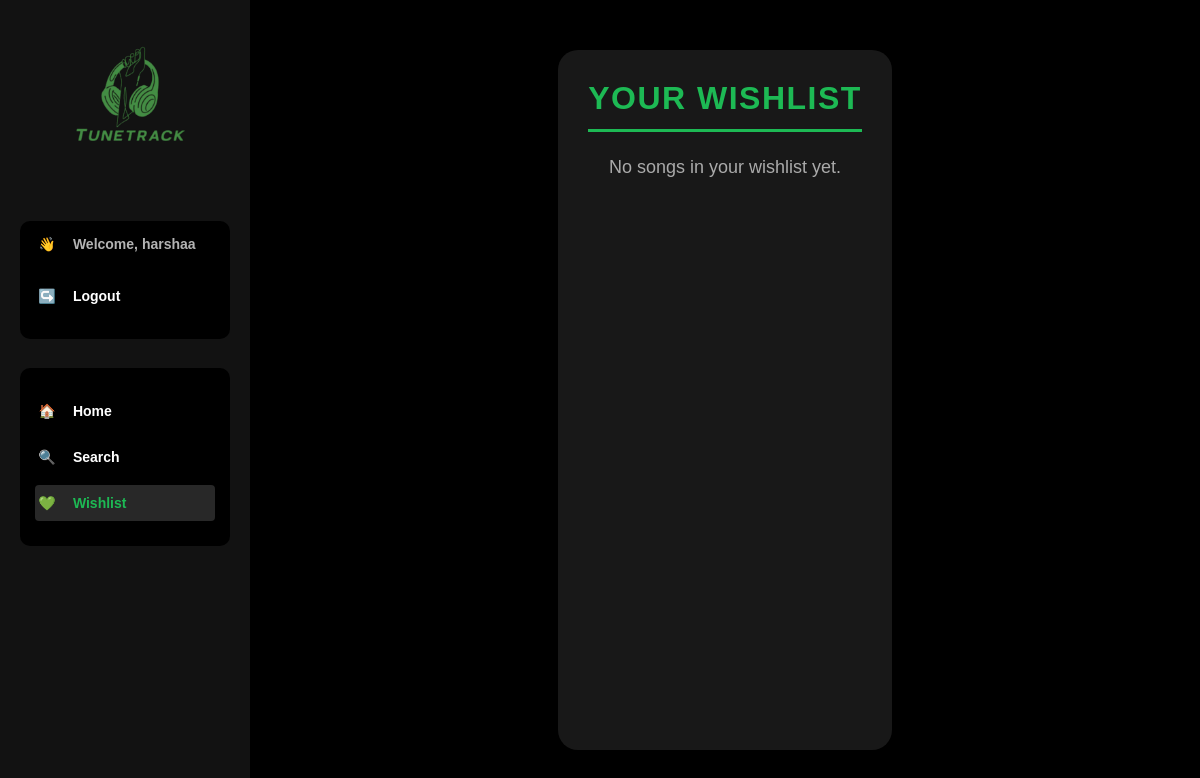
The app's page /wishlist/ (signed in), older data.
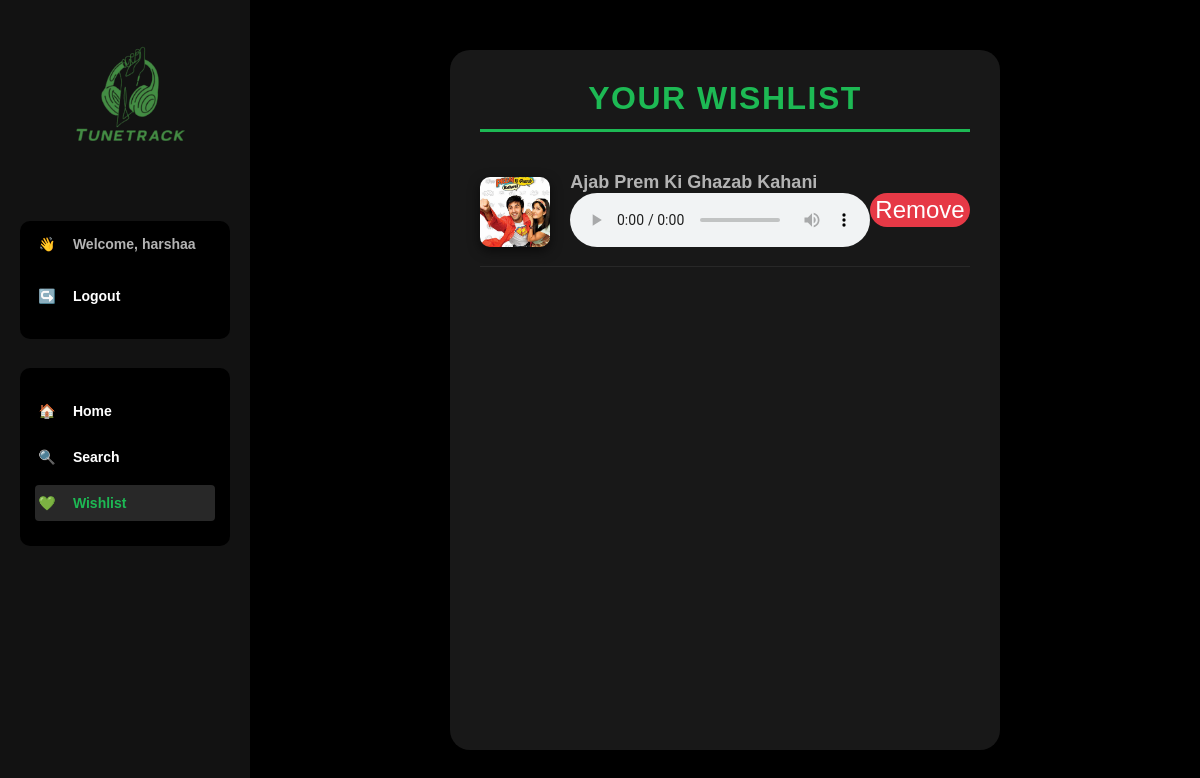
The same page, newer data.
### tunetrack/models.py (models this page shows, shortened)
class Wishlist(models.Model):
    user = models.ForeignKey(User, on_delete=models.CASCADE)
    song = models.ForeignKey(Song, on_delete=models.CASCADE)
    class Meta:
        unique_together = ('user', 'song')  # Prevent duplicate entries

class Song(models.Model):
    title = models.CharField(max_length=255)
    artist = models.ForeignKey(Artist, on_delete=models.CASCADE, related_name="songs")
    genre = models.CharField(max_length=100, blank=True, null=True)
    audio_url = models.FileField(upload_to='audio/')
    duration = models.IntegerField(null=True, blank=True)
    cover_image = models.ImageField(upload_to="cover_images/", blank=True, null=True)

### tunetrack/views.py (the view)
# urls.py: path('wishlist/', views.wishlist_page, name='wishlist_page'),
@login_required
def wishlist_page(request):
    wishlist = Wishlist.objects.filter(user=request.user)
    return render(request, 'wishlist.html', {'wishlist': wishlist})

### templates/wishlist.html (shortened to what this page needs)
{% load static   %}
   <!DOCTYPE html>
<html lang="en">
<head>
    <link rel="stylesheet" type="text/css" href="{% static 'wishlist_style.css' %}" />
</head>
<body>
        <div class="sidebar">
             <div class="logo-container">
                <img src="{% static 'images/tunetrack.png'  %}" alt="Spotify Logo"class="w-30 h-40">
            </div>
     <div class="sidebar-section">
        <span class="sidebar-link-icon">👋</span>
        <b>Welcome, {{ user.username }}</b>
        <br><br>
        <a href="/logout">
            <span class="sidebar-link-icon">↪️</span>
          <b> Logout</b>
        </a>
    </div>
    <div class="sidebar-section">
        <a href="/home" class="sidebar-link">
            <span class="sidebar-link-icon">🏠</span>
          <b> Home</b>
        </a>
        <a href="/search" class="sidebar-link">
            <span class="sidebar-link-icon">🔍</span>
           <b> Search</b>
        </a>
        <a href="/wishlist" class="sidebar-link active">
            <span class="sidebar-link-icon">💚</span>
          <b> Wishlist</b>
        </a>
    </div></div>
    <div class="content" style="
    padding: 30px;
    background-color: #181818;
    color: #fff;
    border-radius: 20px;
    box-shadow: 0 8px 20px rgba(0, 0, 0, 0.8);
    max-width: 700px;
    margin: 50px auto;
    font-family: 'Poppins', sans-serif;
">
    <h2 style="
        text-align: center;
        font-size: 32px;
        margin-bottom: 25px;
        border-bottom: 3px solid #1DB954;
        padding-bottom: 12px;
        text-transform: uppercase;
        letter-spacing: 1.5px;
    ">
        Your Wishlist
    </h2>
    <ul style="list-style: none; padding: 0;">
        {% for item in wishlist %}
            <li style="
                display: flex;
                align-items: center;
                gap: 20px;
                padding: 15px 0;
                border-bottom: 1px solid #282828;
                transition: background 0.3s ease-in-out;
            "
            onmouseover="this.style.background='#222'"
            onmouseout="this.style.background='transparent'">
                <img src="{{ item.song.cover_image.url }}" alt="Cover Image" style="
                    width: 70px;
                    height: 70px;
                    border-radius: 10px;
                    object-fit: cover;
                    cursor: pointer;
                    box-shadow: 0 4px 12px rgba(0, 0, 0, 0.6);
                    transition: transform 0.3s ease-in-out;
                "
                onclick="playWishlistSong('{{ item.song.audio_file.url }}')"
                onmouseover="this.style.transform='scale(1.15)'"
                onmouseout="this.style.transform='scale(1)';">
                <div style="flex-grow: 1;">
                    <p style="margin: 0; font-weight: bold; font-size: 18px;">{{ item.song.title }}</p>
                    <audio controls>
                        <source src="{{ item.song.audio_url.url }}" type="audio/mp3">
                    </audio>
                    <form action="{% url 'remove_from_wishlist' item.id %}" method="POST" style="display: inline;">
                        <button type="submit" style="
                            background: #E63946;
                            color: #fff;
                            border: none;
                            padding: 3px 5px;
                            border-radius: 25px;
                            cursor: pointer;
                            transition: background 0.3s ease, transform 0.2s ease;
                            float: right;
                        "
                        onmouseover="this.style.background='#D62828'; this.style.transform='scale(1.1)'"
                        onmouseout="this.style.background='#E63946'; this.style.transform='scale(1)'">
                            Remove
                        </button>
                    </form>
                </div>
            </li>
        {% empty %}
            <p style="text-align: center; color: #aaa; font-size: 18px;">No songs in your wishlist yet.</p>
        {% endfor %}
    </ul>
</div>
</body></head></html>

Row changes from the older to the newer data that the page shows:
added Wishlist: song.cover_image (picture), song "Ajab Prem Ki Ghazab Kahani"
Text that changed along with them:
text no longer shown: "No songs in your wishlist yet."
